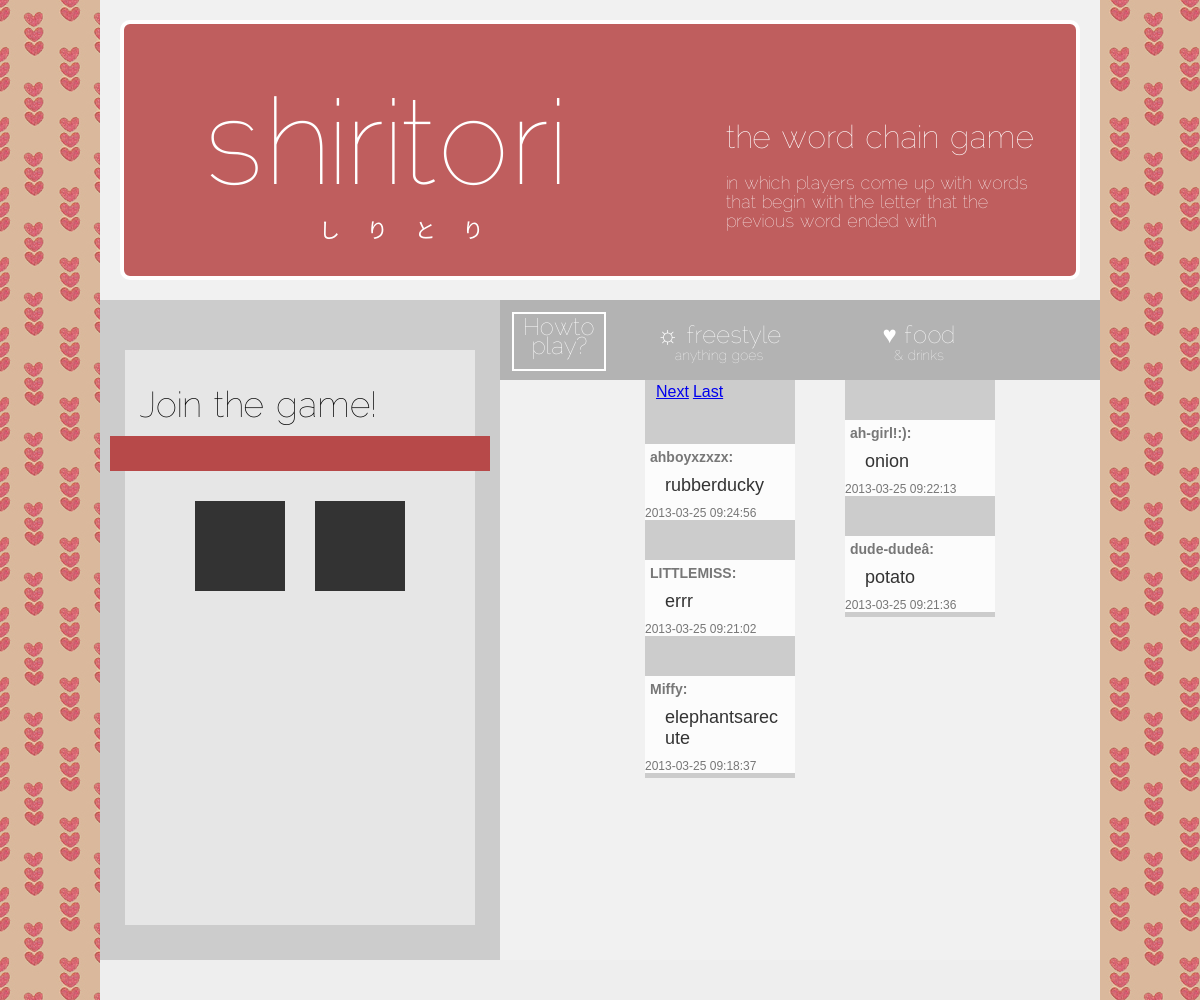
The page / on the database its author committed.
### tables this page shows
CREATE TABLE IF NOT EXISTS `entry` (
  `id` int(11) NOT NULL AUTO_INCREMENT,
  `name` varchar(10) NOT NULL,
  `message` varchar(25) NOT NULL,
  `ctimestamp` timestamp NOT NULL DEFAULT CURRENT_TIMESTAMP ON UPDATE CURRENT_TIMESTAMP,
  `alphabet` char(1) DEFAULT NULL,
  PRIMARY KEY (`id`)
);

CREATE TABLE IF NOT EXISTS `entryfood` (
  `id` int(11) NOT NULL AUTO_INCREMENT,
  `name` varchar(10) NOT NULL,
  `message` varchar(25) NOT NULL,
  `ctimestamp` timestamp NOT NULL DEFAULT CURRENT_TIMESTAMP ON UPDATE CURRENT_TIMESTAMP,
  `alphabet` char(1) DEFAULT NULL,
  PRIMARY KEY (`id`)
);

### index.php (the view, shortened to what this page needs)
<?php require_once('Connections/debdeb.php'); ?>
<?php
$currentPage = $_SERVER["PHP_SELF"];
$maxRows_Recordset1 = 3;
$pageNum_Recordset1 = 0;
$startRow_Recordset1 = $pageNum_Recordset1 * $maxRows_Recordset1;
$query_Recordset1 = "SELECT * FROM entry ORDER BY id DESC";
$query_limit_Recordset1 = sprintf("%s LIMIT %d, %d", $query_Recordset1, $startRow_Recordset1, $maxRows_Recordset1);
$Recordset1 = mysql_query($query_limit_Recordset1, $debdeb) or die(mysql_error());
$row_Recordset1 = mysql_fetch_assoc($Recordset1);
if (isset($_GET['totalRows_Recordset1'])) {
  $totalRows_Recordset1 = $_GET['totalRows_Recordset1'];
} else {
  $all_Recordset1 = mysql_query($query_Recordset1);
  $totalRows_Recordset1 = mysql_num_rows($all_Recordset1);
}
$totalPages_Recordset1 = ceil($totalRows_Recordset1/$maxRows_Recordset1)-1;
$query_Recordset2 = "SELECT * FROM entryfood ORDER BY id DESC";
$Recordset2 = mysql_query($query_Recordset2, $debdeb) or die(mysql_error());
$row_Recordset2 = mysql_fetch_assoc($Recordset2);
$queryString_Recordset1 = "";
$queryString_Recordset1 = sprintf("&totalRows_Recordset1=%d%s", $totalRows_Recordset1, $queryString_Recordset1);
?>
<!DOCTYPE html PUBLIC "-//W3C//DTD XHTML 1.0 Transitional//EN" "http://www.w3.org/TR/xhtml1/DTD/xhtml1-transitional.dtd">
<html xmlns="http://www.w3.org/1999/xhtml">
<head>
<link href="mystyle.css" rel="stylesheet" type="text/css" />
</head>
<body>
<div id="container">
<div id="header">
    <div class="banner">
        <div class="title">shiritori
        <div class="subtitle">し  り  と  り</div></div>
        <div class="intro">
            <div style="font-size:32px;">the word chain game</div>
            <br />
            in which players come up with words
            that begin with the letter that the
            previous word ended with
        </div>
    </div>
</div>
<div id="maincontentleft">
    <div class="groups-header">
    	<div class="howto-pop">
			<div id="showoverlaybtn">Howto<br />play?</div>
        </div>
		<div class="header-free">
        <div class="size24">☼ freestyle</div>
			anything goes
        </div>
		<div class="header-food">
          <div class="size24">♥ food</div>
            & drinks
		</div>
    </div>
    <div class="group-free">
		<table border="0">
		<tr>
		<td><?php if ($pageNum_Recordset1 > 0) {  ?>
            <?php }  ?></td>
        <td><?php if ($pageNum_Recordset1 > 0) {  ?>
            <?php }  ?></td>
        <td><?php if ($pageNum_Recordset1 < $totalPages_Recordset1) {  ?>
            <a href="<?php printf("%s?pageNum_Recordset1=%d%s", $currentPage, min($totalPages_Recordset1, $pageNum_Recordset1 + 1), $queryString_Recordset1); ?>">Next</a>
            <?php }  ?></td>
        <td><?php if ($pageNum_Recordset1 < $totalPages_Recordset1) {  ?>
            <a href="<?php printf("%s?pageNum_Recordset1=%d%s", $currentPage, $totalPages_Recordset1, $queryString_Recordset1); ?>">Last</a>
            <?php }  ?></td>
		</tr>
		</table>
		<?php do { ?>
		<div class="entry-free">
            <div class="entry-free-name"><?php echo $row_Recordset1['name']; ?>:</div>
            <div class="entry-free-message"><?php echo $row_Recordset1['alphabet']; ?><?php echo $row_Recordset1['message']; ?></div>
            <div class="entry-free-time"><?php echo $row_Recordset1['ctimestamp']; ?></div>
		</div>
		<?php } while ($row_Recordset1 = mysql_fetch_assoc($Recordset1)); ?>
    </div>
    <div class="group-food">
		<?php do { ?>
		<div class="entry-food">
            <div class="entry-food-name"><?php echo $row_Recordset2['name']; ?>:</div>
            <div class="entry-food-message"><?php echo $row_Recordset2['alphabet']; ?><?php echo $row_Recordset2['message']; ?></div>
            <div class="entry-food-time"><?php echo $row_Recordset2['ctimestamp']; ?></div>
		</div>
		<?php } while ($row_Recordset2 = mysql_fetch_assoc($Recordset2)); ?>
	</div>
</div>
<div id="maincontentright">
	<div class="jointhegame">
		<div class="minititle">
        Join the game!
        </div>
		<div class="divider"></div>
	<div class="choose">
    <div class="grp1" style="margin-right:30px;" onclick="show('formone');hide('formtwo');"></div>
    <div class="grp1" onclick="show('formtwo');hide('formone');"></div>
    </div>
    </div>
    </div>
<div id="footer"></div>
</div>
</body>
</html>

### mystyle.css (style rules this page uses)
body { margin:auto 0; font-family:Arial, Helvetica, sans-serif; background-image:url(images/224.jpg); }
#container { margin:auto; width:1000px; background:#F1F1F1; }
#header { height:300px; }
#maincontentleft { float:right; width:600px; }
#maincontentright { float:left; width:400px; height:660px; background-color:#ccc; }
#footer { height:40px; background-color:#eee; }
.banner { float:left; width:952px; height:252px; border:4px solid #fff; border-radius:10px; margin:20px 20px; background-color:#BF5E5E; }
.title { float:left; font-family: 'RalewayThin'; font-size:120px; color:#fff; margin:70px 0 0 80px; letter-spacing:1px; width:350px; }
.subtitle { float:left; font-size:21px; text-align:center; margin:0 0 0 115px; letter-spacing:10px; }
.intro { float:right; width:310px; margin:100px 40px 35px 0; font-size:18px; font-family: 'RalewayThin'; color:#fff; }
.groups-header { height:80px; background-color:#B3B3B3; }
.header-free, .header-food { float:left; margin:22px 10px 0 40px; width:150px; text-align:center; font-family: 'RalewayThin'; font-size:14px; color:#fff; }
.size24 { font-size:24px; }
.group-free { float:left; width:150px; margin-left:145px; background-color:#CCCCCC; }
.group-food { float:left; width:150px; margin-left:50px; background-color:#CCCCCC; }
.entry-free, .entry-food { width:150px; height:auto; background-color:#FCFCFC; color:#333; margin-top:40px; }
.entry-free-name, .entry-food-name { float:left; margin:5px 0 0 5px; font-size:14px; font-weight:bold; width:140px; color:#777; }
.entry-free-message, .entry-food-message { float:left; margin:10px 0 10px 20px; word-wrap: break-word; font-size:18px; width:120px; }
.entry-free-time, .entry-food-time { font-size:12px; width:140px; margin:0 5px 5px 0; color:#777; }
.jointhegame { float:left; width:350px; background-color:#E6E6E6; margin:50px 25px 0 25px; height:575px; }
.minititle { font-size:36px; font-family: 'RalewayThin'; margin:40px 0 0 15px; }
.divider { width:380px; height:35px; background-color:#B74949; margin:10px 0 15px -15px; }
.choose { margin:30px 70px; width:210px; height:90px; }
.grp1 { float:left; width:90px; height:90px; background:#333; }
.howto-pop { float:left; width:92px; margin:12px 0 0 12px; background-color:#B3B3B3; }
#showoverlaybtn { width:90px; height:49px; border:2px solid #fff; cursor:pointer; font-size:24px; font-family: 'RalewayThin'; color:#fff; text-align:center; padding:6px 0 0 0 ; line-height:19px; }

### rows shown on the page
entry: name "ahboyxzxzx", alphabet "r", message "ubberducky", ctimestamp "2013-03-25 09:24:56"
entry: name "LITTLEMISS", alphabet "e", message "rrr", ctimestamp "2013-03-25 09:21:02"
entry: name "Miffy", alphabet "e", message "lephantsarecute", ctimestamp "2013-03-25 09:18:37"
entryfood: name "ah-girl!:)", alphabet "o", message "nion", ctimestamp "2013-03-25 09:22:13"
entryfood: name "dude-dudeâ", message "potato", ctimestamp "2013-03-25 09:21:36"
